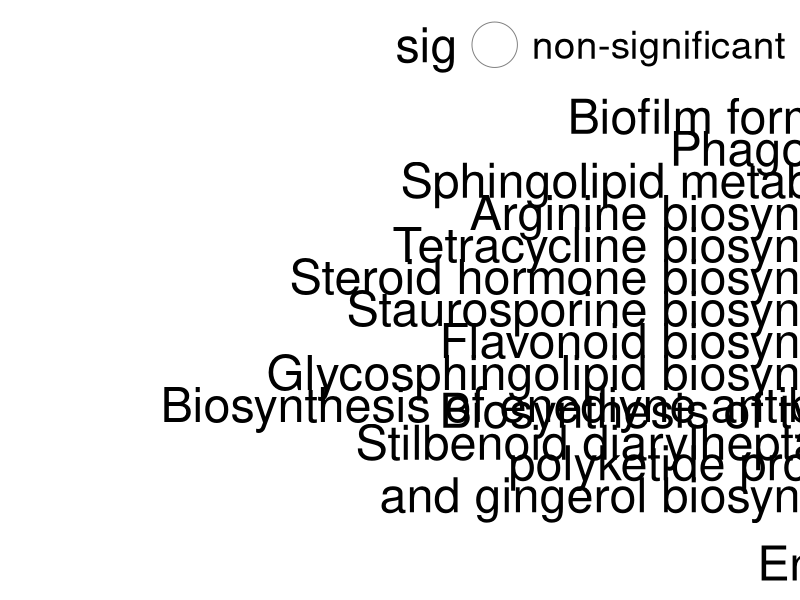

R code for this plot:
setwd("/Users/yangjianxia/Documents/code_data/Fig.2/f")
rm(list=ls())
data<-read.csv("up.csv",header = T,row.names = 1)
data$Annotation<-factor(data$Annotation,levels=c("Stilbenoid.diarylheptanoid.and.gingerol.biosynthesis",
                                                 "Biosynthesis.of.type.II.polyketide.products",
                                                 "Biosynthesis.of.enediyne.antibiotics",
                                                 "Glycosphingolipid.biosynthesis",
                                                 "Flavonoid.biosynthesis",
                                                 "Staurosporine.biosynthesis",
                                                 "Steroid.hormone.biosynthesis",
                                                 "Tetracycline.biosynthesis","Arginine.biosynthesis",
                                                 "Sphingolipid.metabolism","Phagosome",
                                                 "Biofilm.formation"),ordered = T)
data$Annotation<-factor(data$Annotation,
                        labels=c("Stilbenoid diarylheptanoid \
                                 and gingerol biosynthesis",
                                 "Biosynthesis of type II \
                      polyketide products",
                                 "Biosynthesis of enediyne antibiotics",
                                 "Glycosphingolipid biosynthesis",
                                 "Flavonoid biosynthesis",
                                 "Staurosporine biosynthesis",
                                 "Steroid hormone biosynthesis",
                                 "Tetracycline biosynthesis","Arginine biosynthesis",
                                 "Sphingolipid metabolism","Phagosome",
                                 "Biofilm formation"),ordered = T)
data$Annotation
library(patchwork)
##上调
library(ggplot2)
p1<-ggplot(data, aes(x=ratio, y=Annotation,colour=group,shape=sig)) +
  geom_point(alpha = 0.5,size=15)+
  scale_shape_manual(values = c(1,16))+
  scale_colour_manual(values = c("blue","red"),
                      labels=c(expression(N[cess]),expression(N[cont])))+
  theme_bw()+
  geom_vline(aes(xintercept=1),colour="Black",size=3.5,linetype="dashed")+
  xlab("Enrichment ratio")+
  ylab(" ")+
  guides(colour=guide_legend(title = expression(N[add])))+
  theme(text=element_text(size=35,  family="sans"))+
  theme(axis.text.x=element_text(size=35,color="black"), 
        axis.text.y=element_text(size=35,color="black"), 
        axis.title=element_text(size=35,color="black"))+
  xlim(-1, 8)  +
  #theme(text=element_text(size=11,  family="sans", face="bold"))+
  theme(legend.position = 'top', 
        legend.direction = "horizontal")
p1<-p1+theme(panel.border = element_rect(fill = NA,color = "black",size=3.5,linetype = "solid"))
p1
ggsave("up.pdf",width = 23.28,height=17.68)
